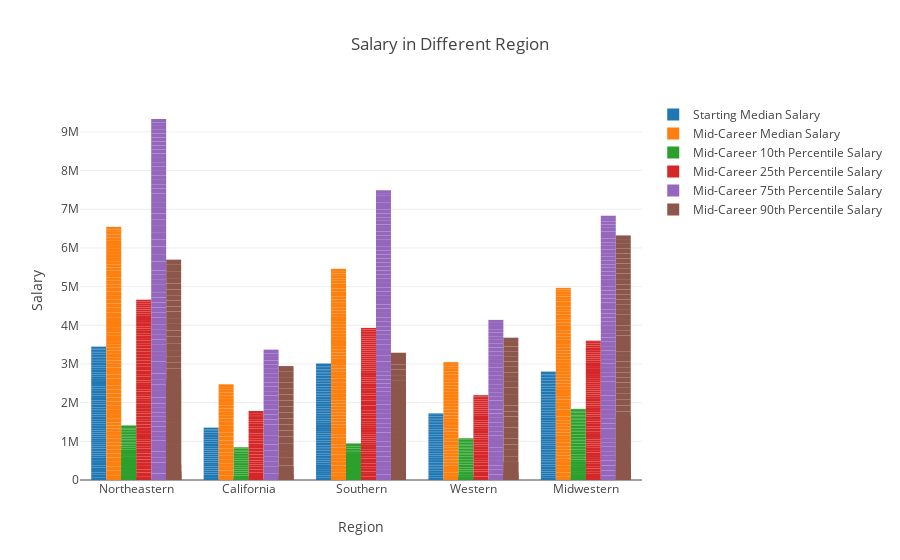

Source (notebook cell):
### Code cell
region_trace_list = []
for i in all_info.columns[3:9]:
    region_trace_list.append(go.Bar(x=all_info['Region'], y=all_info[i], name = i))

layout = go.Layout(
    barmode='group',
    title='Salary in Different Region',
    xaxis = dict(title = 'Region'),
    yaxis = dict(title = 'Salary'),
)

fig = go.Figure(data=region_trace_list, layout=layout)
py.offline.iplot(fig)

### Figure 1 — Plotly figure (JSON) as saved in the notebook; plotly's stock layout.template omitted (floating-point values rounded to 4 significant figures; data arrays with more than 128 entries replaced by an {"elided": "..."} marker saying what was removed)
{"data": [{"name": "Starting Median Salary", "type": "bar", "uid": "5281953d-d7df-463e-a88a-577cbd9270c7", "x": {"elided": "268 str values"}, "y": {"elided": "268 int values"}}, {"name": "Mid-Career Median Salary", "type": "bar", "uid": "58b6ca71-2de7-482d-923b-bc2ee4751a73", "x": {"elided": "268 str values"}, "y": {"elided": "268 int values"}}, {"name": "Mid-Career 10th Percentile Salary", "type": "bar", "uid": "c131c10c-0fc6-4664-86c9-f60d3e70e394", "x": {"elided": "268 str values"}, "y": {"elided": "268 int values"}}, {"name": "Mid-Career 25th Percentile Salary", "type": "bar", "uid": "e6732845-4f96-4bec-9c59-7e81f4b325c6", "x": {"elided": "268 str values"}, "y": {"elided": "268 int values"}}, {"name": "Mid-Career 75th Percentile Salary", "type": "bar", "uid": "c31afe4d-3fb8-40f1-b4a7-45b8dd28f406", "x": {"elided": "268 str values"}, "y": {"elided": "268 int values"}}, {"name": "Mid-Career 90th Percentile Salary", "type": "bar", "uid": "6ee0af7a-0eff-4bf4-844f-06cb91bec227", "x": {"elided": "268 str values"}, "y": {"elided": "268 int values"}}], "layout": {"barmode": "group", "title": "Salary in Different Region", "xaxis": {"title": "Region"}, "yaxis": {"title": "Salary"}}}
